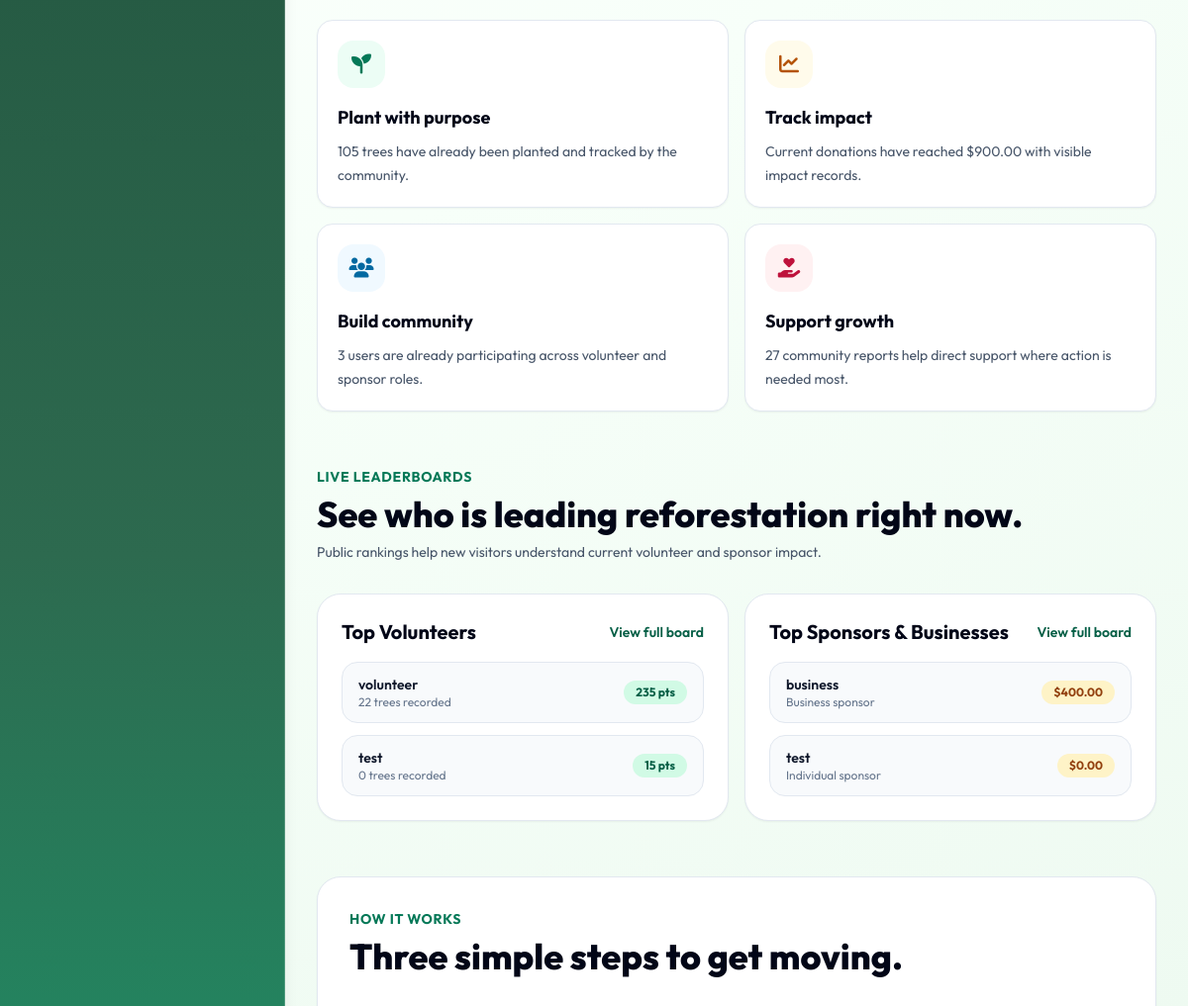
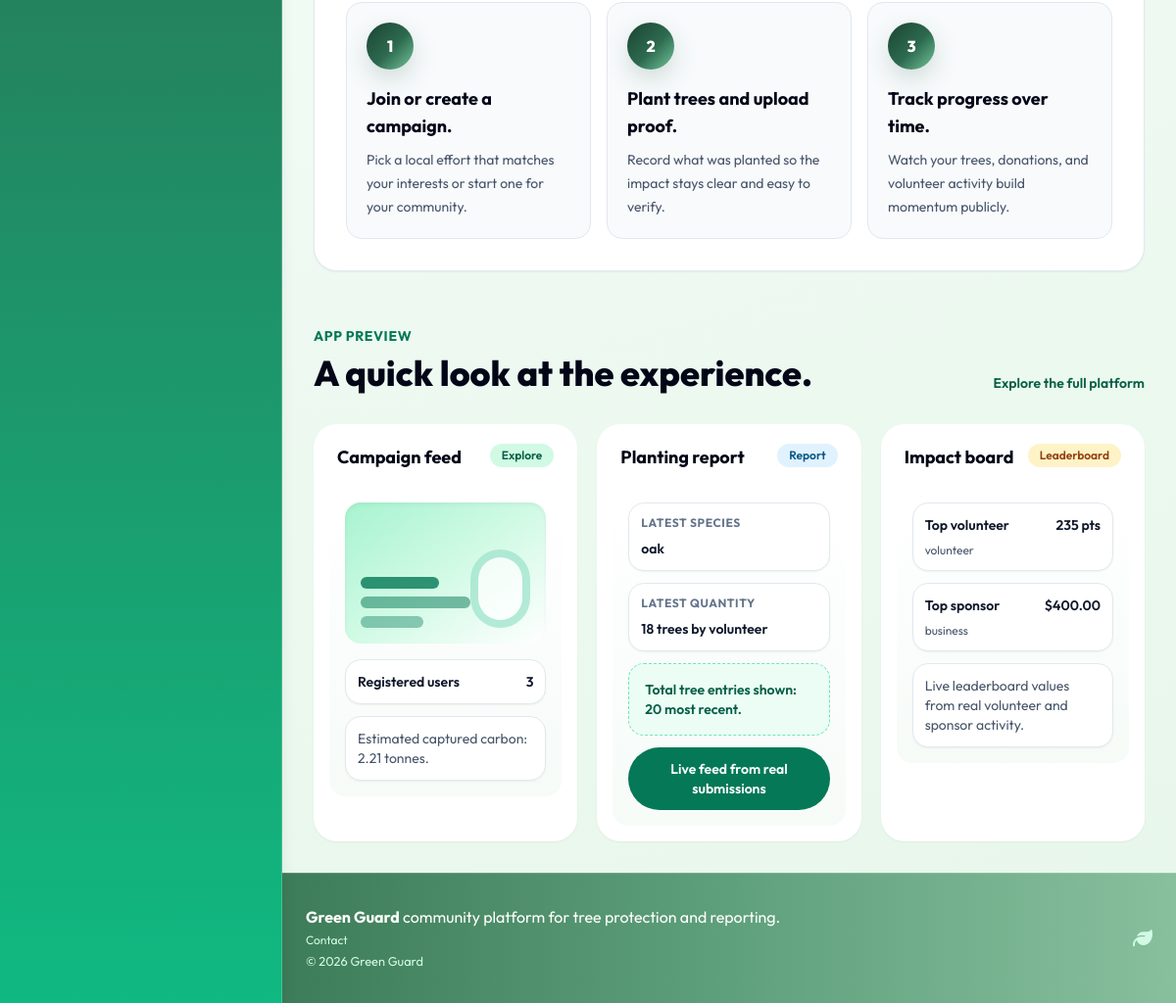
Before: / (lower part) with the older database file (2 pictures, top to bottom).
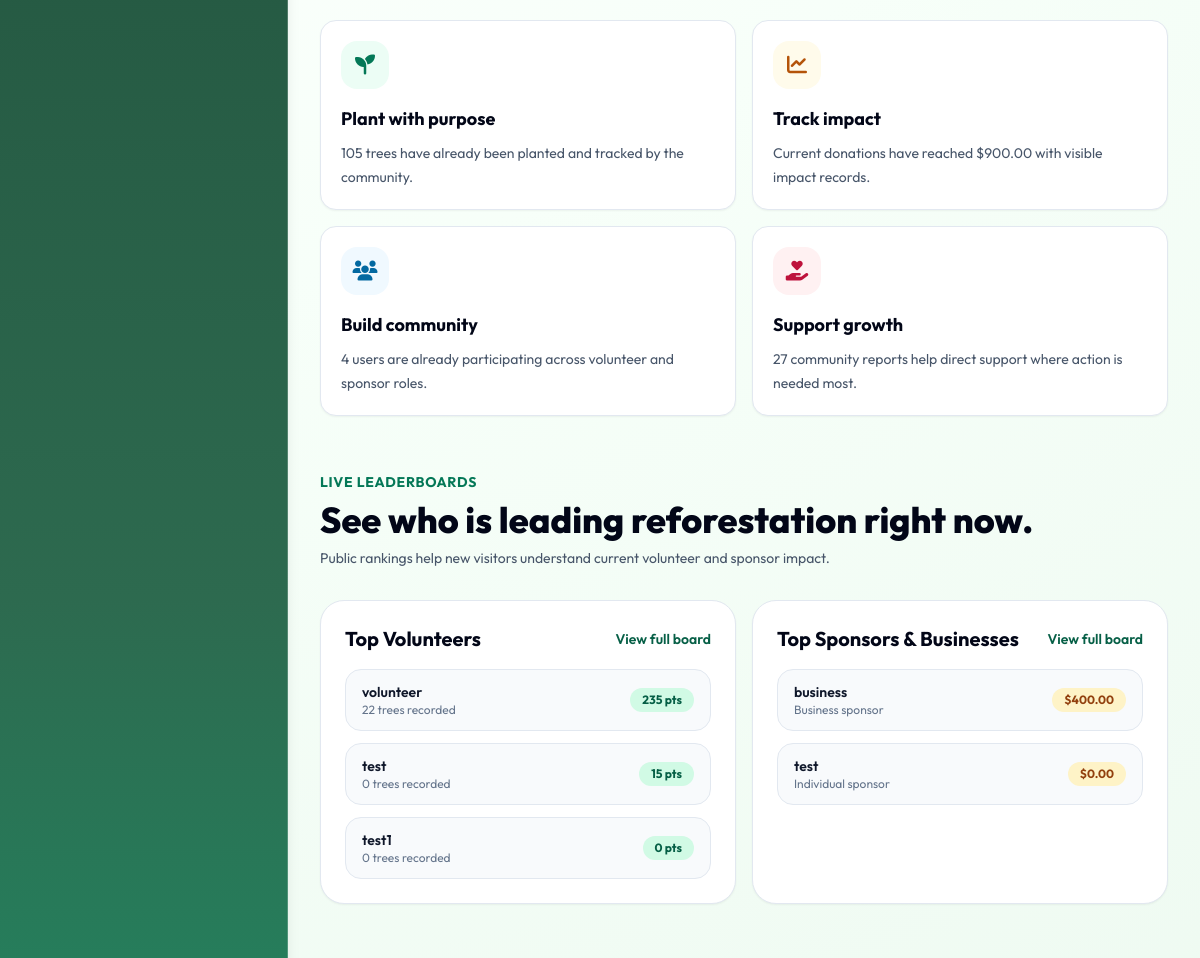
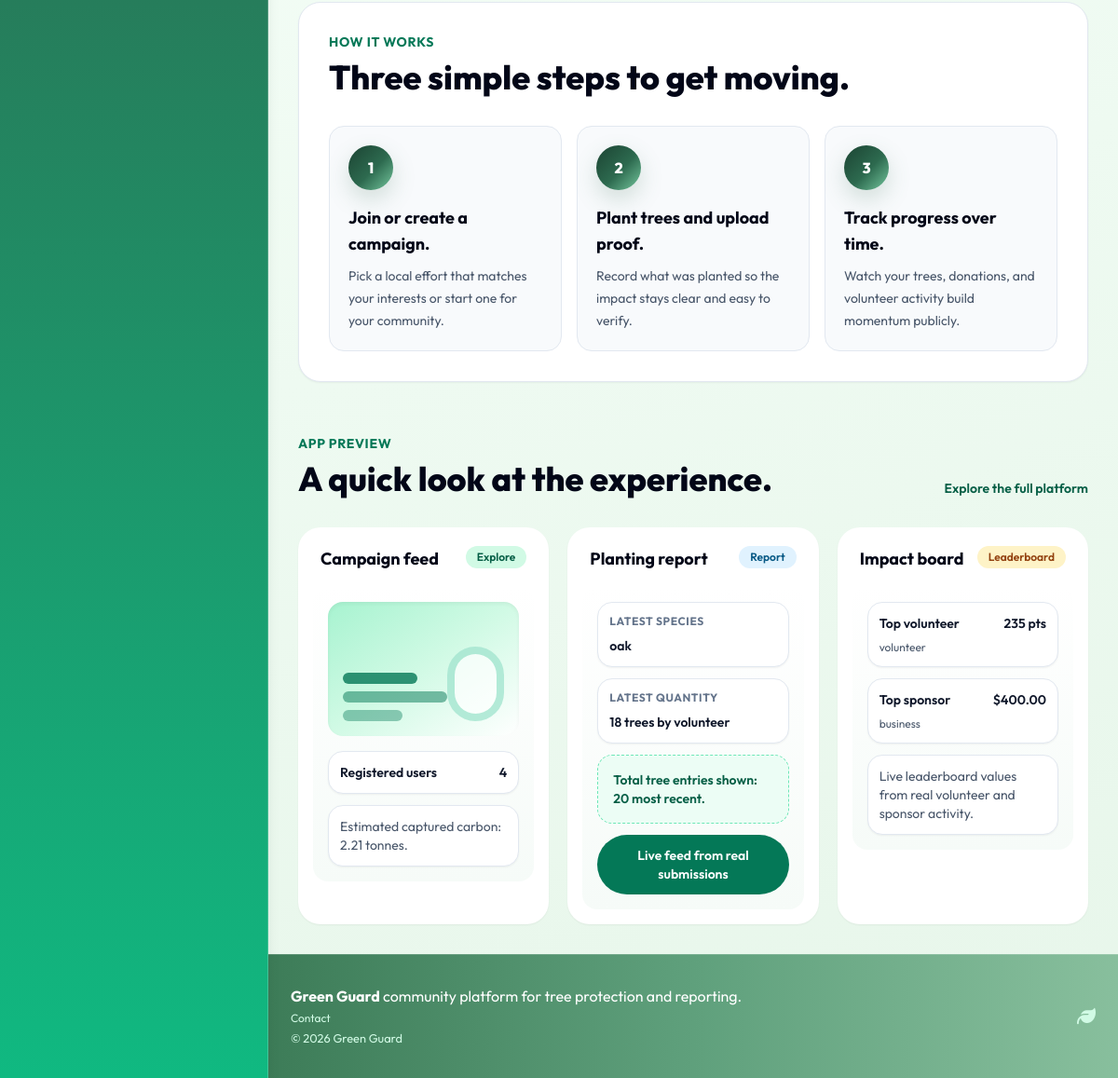
After: the same page with the newer database file (2 pictures, top to bottom).
### models.py (models this page shows, shortened)
class User(UserMixin, db.Model):
    id = db.Column(db.Integer, primary_key=True)
    username = db.Column(db.String(80), unique=True, nullable=False)
    email = db.Column(db.String(120), unique=True, nullable=False)
    password_hash = db.Column(db.String(255), nullable=False)
    role = db.Column(db.String(30), default="individual", nullable=False)
    is_admin = db.Column(db.Boolean, default=False, nullable=False)
    verification_status = db.Column(
        db.String(20), default="approved", nullable=False
    )
    verified_at = db.Column(db.DateTime)
    verified_by_id = db.Column(db.Integer, db.ForeignKey("user.id"))
    created_at = db.Column(
        db.DateTime, default=datetime.utcnow, nullable=False)
    verified_by = db.relationship(
        "User",
        remote_side=[id],
        foreign_keys=[verified_by_id],
        post_update=True,
    )
    tree_records = db.relationship(
        "TreeRecord", backref="user", lazy=True, cascade="all, delete-orphan"
    )
    cutting_reports = db.relationship(
        "CuttingReport", backref="user", lazy=True, cascade="all, delete-orphan"
    )
    volunteer_signups = db.relationship(
        "VolunteerCampaignSignup", backref="user", lazy=True, cascade="all, delete-orphan"
    )
    support_donations = db.relationship(
        "SupportDonation", backref="user", lazy=True, cascade="all, delete-orphan"
    )
    created_campaigns = db.relationship(
        "Campaign", backref="creator", lazy=True, foreign_keys="Campaign.creator_user_id"
    )
    merch_purchases = db.relationship(
        "MerchPurchase", backref="user", lazy=True, cascade="all, delete-orphan"
    )

### routes/main.py (the view)
@main_bp.route("/")
def index():
    if current_user.is_authenticated:
        if current_user.is_admin:
            return redirect(url_for("admin.dashboard"))
        return redirect_for_role(current_user.role)
    total_trees = TreeRecord.query.with_entities(TreeRecord.quantity).all()
    total_tree_count = sum(item.quantity for item in total_trees)
    total_reports = CuttingReport.query.count()
    total_users = User.query.filter(User.is_admin.is_(False)).count()
    total_donations = sum(float(item.amount)
                          for item in SupportDonation.query.all())
    participant_user_ids = set()
    participant_user_ids.update(
        user_id for (user_id,) in TreeRecord.query.with_entities(TreeRecord.user_id).all() if user_id
    )
    participant_user_ids.update(
        user_id for (user_id,) in CuttingReport.query.with_entities(CuttingReport.user_id).all() if user_id
    )
    participant_user_ids.update(
        user_id for (user_id,) in SupportDonation.query.with_entities(SupportDonation.user_id).all() if user_id
    )
    participant_user_ids.update(
        user_id for (user_id,) in VolunteerCampaignSignup.query.with_entities(VolunteerCampaignSignup.user_id).all() if user_id
    )
    participant_count = len(participant_user_ids)
    volunteer_users = User.query.filter(
        User.is_admin.is_(False),
        User.role != "business",
    ).all()
    volunteer_rows = []
    for user in volunteer_users:
        score_data = _calculate_volunteer_score(user)
        volunteer_rows.append(
            {
                "user": user,
                "points": score_data["total_points"],
                "trees": score_data["tree_count"],
            }
        )
    volunteer_rows.sort(
        key=lambda row: (row["points"], row["trees"],
                         row["user"].username.lower()),
        reverse=True,
    )
    top_volunteers = volunteer_rows[:3]
    sponsor_rows = []
    sponsors = User.query.filter(
        User.is_admin.is_(False),
        User.role.in_(["business", "individual"]),
    ).all()
    for sponsor in sponsors:
        total_amount = sum(
            float(item.amount)
            for item in SupportDonation.query.filter_by(user_id=sponsor.id).all()
        )
        sponsor_rows.append({"user": sponsor, "total_amount": total_amount})
    sponsor_rows.sort(
        key=lambda row: (row["total_amount"], row["user"].username.lower()),
        reverse=True,
    )
    top_sponsors = sponsor_rows[:3]
    latest_trees = (
        TreeRecord.query.order_by(TreeRecord.created_at.desc())
        .limit(20)
        .all()
    )
    latest_trees_json = [
        {
            "species": tree.species,
            "quantity": tree.quantity,
            "latitude": tree.latitude,
            "longitude": tree.longitude,
            "username": tree.user.username,
        }
        for tree in latest_trees
    ]
    co2_kg = total_tree_count * 21
    co2_display = f"{co2_kg} kg"
    if co2_kg >= 1000:
        co2_display = f"{co2_kg / 1000:.2f} tonnes"
    return render_template(
        "shared/home.html",
        total_trees=total_tree_count,
        total_reports=total_reports,
        total_users=total_users,
        participant_count=participant_count,
        total_donations=total_donations,
        co2_display=co2_display,
        top_volunteers=top_volunteers,
        top_sponsors=top_sponsors,
        latest_trees_json=latest_trees_json,
    )

### routes/main.py (called while the page is built)
def _calculate_volunteer_score(user: User) -> dict:
    trees = TreeRecord.query.filter_by(user_id=user.id).all()
    reports = CuttingReport.query.filter_by(user_id=user.id).all()
    campaigns_created = Campaign.query.filter_by(
        creator_user_id=user.id).count()
    tree_count = sum(tree.quantity or 0 for tree in trees)
    report_count = len(reports)
    tree_points = tree_count * 10
    report_points = report_count * 15
    campaign_points = campaigns_created * 30
    total_points = tree_points + report_points + campaign_points
    return {
        "tree_count": tree_count,
        "report_count": report_count,
        "campaigns_created": campaigns_created,
        "total_points": total_points,
    }

### templates/shared/home.html (shortened to what the changed rows need)
{% extends 'base.html' %}
{% block content %}
  <div class="mx-auto w-full max-w-7xl px-4 py-8 sm:px-6 lg:px-8">
    <section class="mt-14">
      <div class="mt-8 grid gap-4 md:grid-cols-2 xl:grid-cols-4">
        <article class="gg-home-feature-card rounded-2xl border border-slate-200 bg-white p-5 shadow-sm">
          <div class="flex h-12 w-12 items-center justify-center rounded-2xl bg-sky-50 text-sky-700">
            <i class="fas fa-users text-xl"></i>
          </div>
          <h3 class="mt-4 text-lg font-bold text-slate-950">Build community</h3>
          <p class="mt-2 text-sm leading-6 text-slate-600">{{ total_users }} users are already participating across volunteer and sponsor roles.</p>
        </article>
      </div>
    </section>
    <section class="mt-14">
      <div class="flex flex-col gap-3 sm:flex-row sm:items-end sm:justify-between">
        <div>
          <h2 class="mt-2 text-3xl font-extrabold text-slate-950 sm:text-4xl">See who is leading reforestation right now.</h2>
        </div>
      </div>
      <div class="mt-8 grid gap-4 lg:grid-cols-2">
        <article class="rounded-3xl border border-slate-200 bg-white p-5 shadow-sm sm:p-6">
          <ul class="mt-4 space-y-3">
            {% for row in top_volunteers %}
              <li class="flex items-center justify-between rounded-2xl border border-slate-200 bg-slate-50 px-4 py-3">
                <div>
                  <p class="text-sm font-semibold text-slate-900">{{ row.user.username }}</p>
                  <p class="text-xs text-slate-500">{{ row.trees }} trees recorded</p>
                </div>
                <span class="rounded-full bg-emerald-100 px-3 py-1 text-xs font-bold text-emerald-800">{{ row.points }} pts</span>
              </li>
            {% else %}
              <li class="rounded-2xl border border-slate-200 bg-slate-50 px-4 py-3 text-sm text-slate-600">No volunteer activity yet.</li>
            {% endfor %}
          </ul>
        </article>
      </div>
    </section>
    <section class="mt-14">
      <div class="rounded-3xl border border-slate-200 bg-white p-6 shadow-sm sm:p-8">
        <h2 class="mt-2 text-3xl font-extrabold text-slate-950 sm:text-4xl">Three simple steps to get moving.</h2>
      </div>
    </section>
    <section class="mt-14">
      <div class="flex flex-col gap-3 sm:flex-row sm:items-end sm:justify-between">
        <div>
          <h2 class="mt-2 text-3xl font-extrabold text-slate-950 sm:text-4xl">A quick look at the experience.</h2>
        </div>
      </div>
      <div class="mt-8 grid gap-5 lg:grid-cols-3">
        <article class="gg-home-device overflow-hidden rounded-3xl bg-white p-4 shadow-sm">
          <div class="gg-home-device-screen rounded-2xl p-4">
            <div class="mt-4 space-y-3">
              <div class="rounded-2xl border border-slate-200 bg-white p-3 shadow-sm">
                <div class="flex items-center justify-between text-sm font-semibold text-slate-900">
                  <span>Registered users</span>
                  <span>{{ total_users }}</span>
                </div>
              </div>
            </div>
          </div>
        </article>
      </div>
    </section>
  </div>
{% endblock %}

Changed rows visible on the page:
added User: user.username "test1"
Other visible differences:
{{ total_users }}: "3" → "4"
new list line: "0 trees recorded 0 pts"
